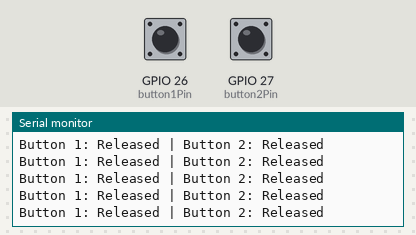
Bench run of a sketch on a simulated ESP32. Shown: the last lines printed to the serial monitor. The inputs (shaded band) are chosen by the test bench; at power-on: GPIO 26 (button1Pin) HIGH, GPIO 27 (button2Pin) HIGH.

Above: at 1.2 s.
1.3 s: GPIO 26 (button1Pin) pulled LOW for 0.25 s
At 1.56 s:
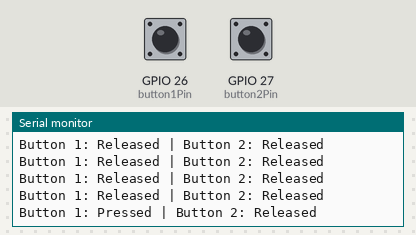
3.0 s: GPIO 27 (button2Pin) pulled LOW for 0.25 s
At 3.16 s:
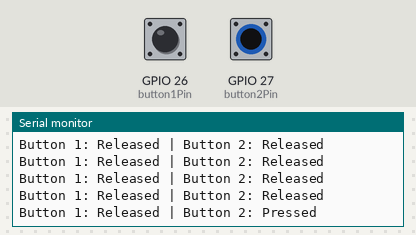
4.7 s: GPIO 26 (button1Pin) driven LOW and GPIO 27 (button2Pin) driven LOW
At 4.96 s:
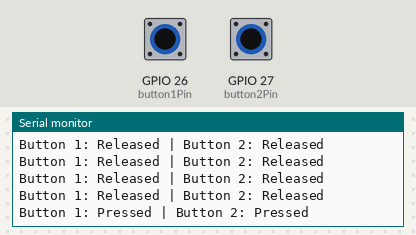

The sketch:

button_test.ino
```cpp
// Two Button Test with Internal Pull-ups
// No external resistors needed

const int button1Pin = 26;  // Button 1 connected to pin 2
const int button2Pin = 27;  // Button 2 connected to pin 3

void setup() {
  Serial.begin(9600);

  // Enable internal pull-up resistors
  pinMode(button1Pin, INPUT_PULLUP);
  pinMode(button2Pin, INPUT_PULLUP);

  Serial.println("Button Test Ready.");
}

void loop() {
  // Read button states (LOW = pressed, HIGH = released)
  bool button1Pressed = (digitalRead(button1Pin) == LOW);
  bool button2Pressed = (digitalRead(button2Pin) == LOW);

  Serial.print("Button 1: ");
  Serial.print(button1Pressed ? "Pressed" : "Released");
  Serial.print(" | Button 2: ");
  Serial.println(button2Pressed ? "Pressed" : "Released");

  delay(200); // short delay for readability
}
```

Measured:
- after the input at 1.3 s, the serial monitor: prints a new line after 0.10 s (image 1)
- after the input at 3.0 s, the serial monitor: prints a new line at once (image 2)
- after the input at 4.7 s, the serial monitor: prints a new line after 0.11 s (image 3)
